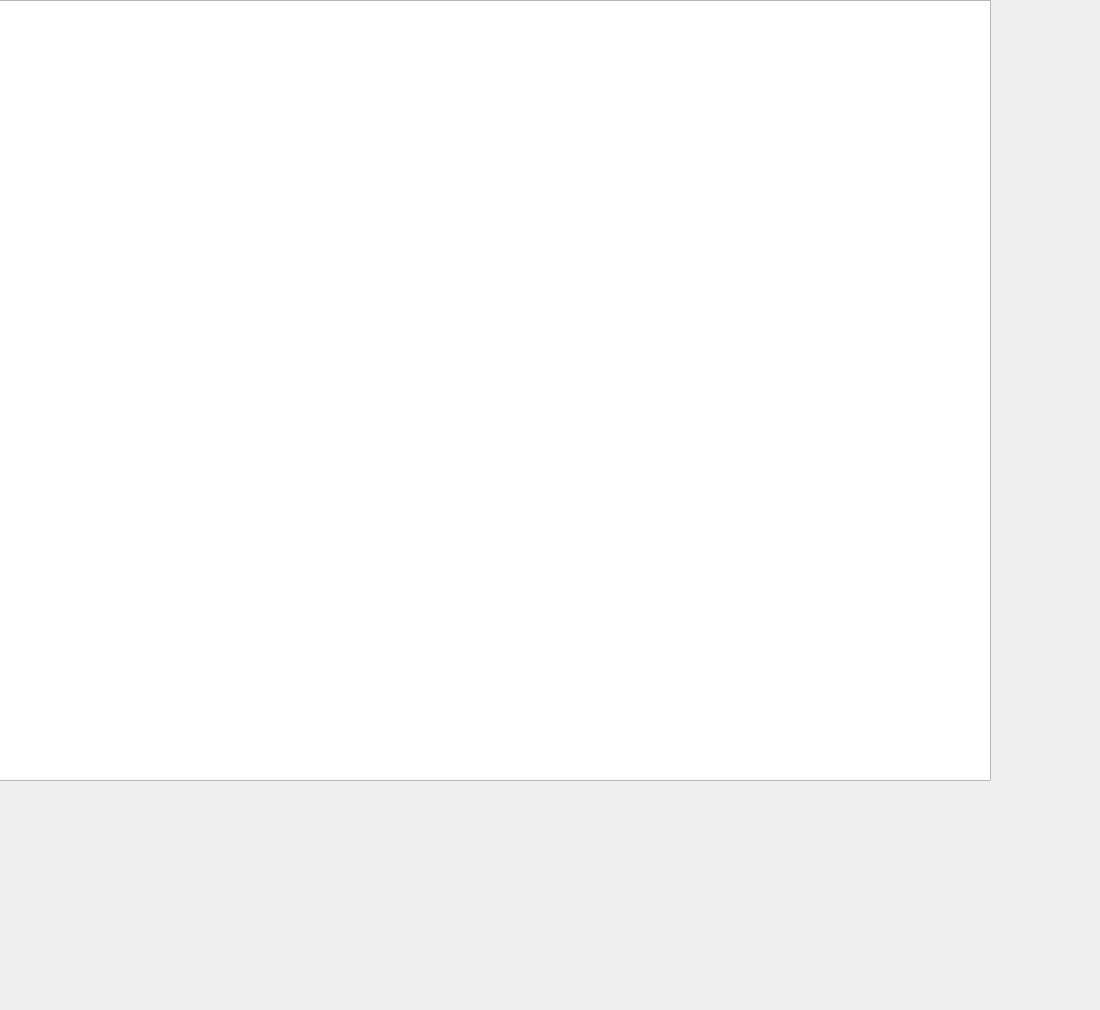
<?xml version="1.0" encoding="UTF-8"?>
<ui version="4.0">
 <class>MainWindow</class>
 <widget class="QMainWindow" name="MainWindow">
  <property name="geometry">
   <rect>
    <x>0</x>
    <y>0</y>
    <width>1100</width>
    <height>1010</height>
   </rect>
  </property>
  <property name="windowTitle">
   <string>MainWindow</string>
  </property>
  <widget class="QWidget" name="centralwidget">
   <widget class="QGraphicsView" name="graphicsView">
    <property name="geometry">
     <rect>
      <x>-10</x>
      <y>0</y>
      <width>1001</width>
      <height>781</height>
     </rect>
    </property>
   </widget>
  </widget>
 </widget>
 <resources/>
 <connections/>
</ui>
